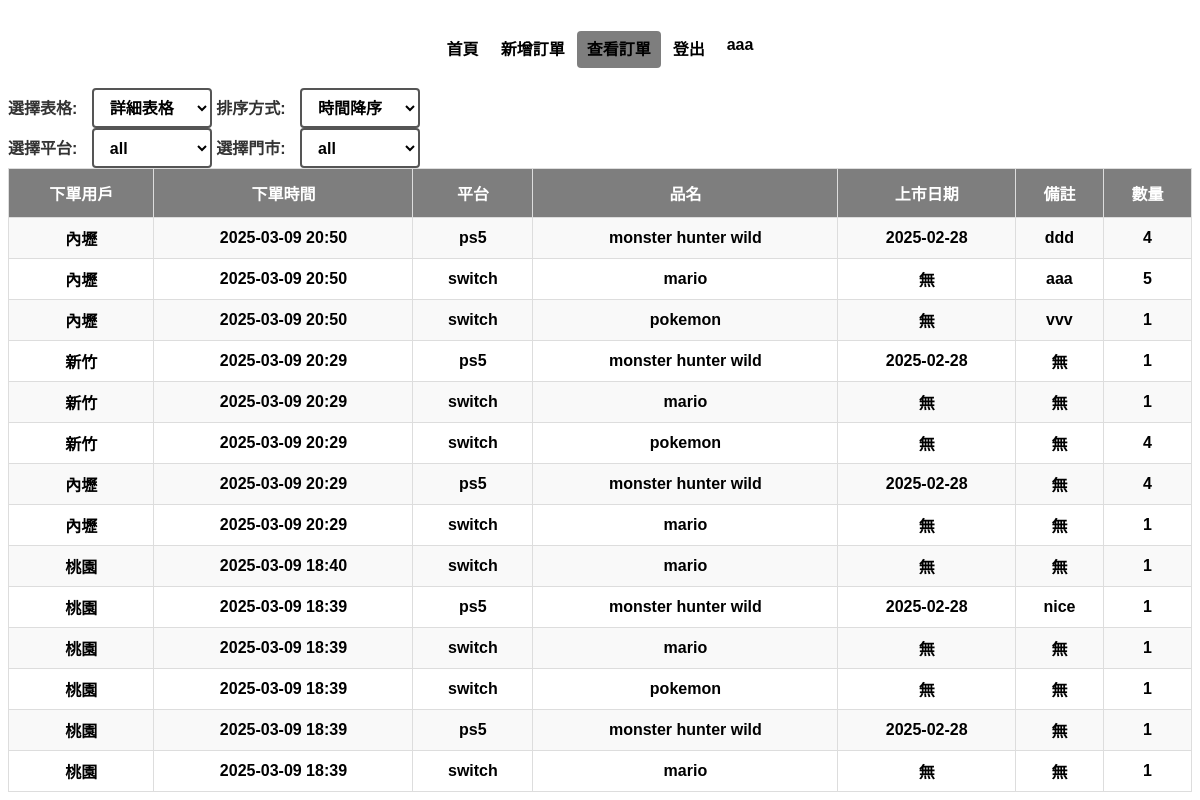
Screenshot of /customer/check/ (signed in) with the database file from the repository.
### base/models.py (models this page shows)
class Order(models.Model):
    id = models.AutoField(primary_key=True)
    product = models.ForeignKey(Product, on_delete=models.CASCADE, related_name='orders')  # 關聯到商品表的外鍵
    create_at = models.DateTimeField(auto_now_add=True)
    notes = models.TextField(blank=True, null=True)  # 訂單的備註
    quantity = models.IntegerField()  # 訂單中的商品數量
    user = models.ForeignKey(ExtendedUser, on_delete=models.CASCADE, related_name='orders',blank=True, null=True)

class ExtendedUser(models.Model):
    user = models.OneToOneField(User, on_delete=models.CASCADE)
    name = models.CharField(max_length=20)
    user_class = models.CharField(max_length=20)

class Product(models.Model):
    id = models.AutoField(primary_key=True)
    release_date = models.DateField(blank=True, null=True)
    platform = models.CharField(max_length=10)
    product_name = models.CharField(max_length=50)
    suggested_price = models.DecimalField(max_digits=7, decimal_places=0,blank=True, null=True)
    notes = models.TextField(blank=True, null=True)

### customer/views.py (the view)
# urls.py: path("check/", CheckView.as_view(), name='check'),
class CheckView(LoginRequiredMixin, TemplateView):
    template_name = 'check.html'
    def get_context_data(self, **kwargs):
        context = super().get_context_data(**kwargs)
        user = self.request.user
        extendUser = get_object_or_404(ExtendedUser, user=user)
        sameClass = ExtendedUser.objects.filter(user_class=extendUser.user_class)
        orders = Order.objects.filter(user__in=sameClass).distinct()
        context['orders'] = orders
        return context

### template/check.html (shortened to what this page needs)
{%extends "bases/Base.html"%}
{% load static %}
{%block body%}
<div class="header">
    <header class="d-flex justify-content-center py-3">
        <ul class="nav nav-pills">
            <li class="nav-item"><a href="/customer/" class="nav-link" aria-current="page">首頁</a></li>
            <li class="nav-item"><a href="/customer/order/" class="nav-link">新增訂單</a></li>
            <li class="nav-item"><a href="/customer/check/" class="nav-link active">查看訂單</a></li>
            <li class="nav-item"><a href="/logout/" class="nav-link">登出</a></li>
            <li class="nav-item"><a href="/logout/" class="nav-link">{{ user.username }}</a></li>
        </ul>
    </header>
</div>
<div>
    <label for="table-select">選擇表格:</label>
    <select id="table-select">
        <option value="detail">詳細表格</option>
    </select>
    <label for="sort-select" class="detailSelect">排序方式:</label>
    <select id="sort-select" class="detailSelect">
        <option value="desc">時間降序</option>
    </select>
</div>
<div>
    <label for="platform-select">選擇平台:</label>
    <select id="platform-select">
        <option value="all">all</option>
    </select>
    <label for="store-select" class="detailSelect">選擇門市:</label>
    <select id="store-select" class="detailSelect">
        <option value="all">all</option>
    </select>
</div>
<table id="detailTable" class="detail">
    <tr>
        <th>下單用戶</th>
        <th>下單時間</th>
        <th>平台</th>
        <th>品名</th>
        <th>上市日期</th>
        <th>備註</th>
        <th>數量</th>
    </tr>
    {%for order in orders%}
    <tr class="trs {{order.product.platform}} {{order.user.name}}">
        <td>{{order.user.name}}</td>
        <td>{{order.create_at|date:"Y-m-d H:i"}}</td>
        <td>{{order.product.platform}}</td>
        <td>{{order.product.product_name}}</td>
        <td>{{order.product.release_date|date:"Y-m-d"|default:"無"}}</td>
        <td>{{order.notes|default:"無"}}</td>
        <td>{{order.quantity}}</td>
    </tr>
    {%endfor%}
</table>
{%endblock%}

### static/css/setting.css (style rules this page uses)
body { background-color: rgb(255, 255, 255); font-family: '微軟正黑體', 'Arial', sans-serif; font-weight: bold; color: rgb(0, 0, 0); overflow-y:scroll; }
.header a { color: rgb(0, 0, 0); }
.header a.nav-link.active { color: rgb(0, 0, 0); background-color: #00000081; }
header { text-align: center; display: grid; align-items: center; background-color: #ffffff; height: 80px; }
ul { text-align: center; list-style-type: none; padding: 0; margin: 0; display: flex; }
header .nav { display: flex; justify-self: center; }
table { width: 100%; border-collapse: collapse; }
th, td { border: 1px solid #ddd; padding: 8px; text-align: center; }
th { background-color: #f2f2f2; text-align: center; }
tr:nth-child(even) { background-color: #f9f9f9; }
th { padding-top: 12px; padding-bottom: 12px; background-color: #00000081; color: white; }
label { color: #333; margin-right: 10px; }
select { height: 40px; width: 120px; font-size: 16px; padding: 6px 12px; border: 2px solid #555555; border-radius: 4px; background-color: transparent; color: #000000; cursor: pointer; transition: all 0.3s; font-family: '微軟正黑體', 'Arial', sans-serif; font-weight: bold; }
a { text-decoration: none; color: #1e1d1d; margin: 0 1px; border-radius: 4px; transition: all 0.3s ease; font-family: '微軟正黑體', 'Arial', sans-serif; font-weight: bold; }
.nav-link { text-decoration: none; color: #1e1d1d; padding: 10px 10px; margin: 0 1px; border-radius: 4px; transition: all 0.3s ease; font-family: '微軟正黑體', 'Arial', sans-serif; font-weight: bold; }
option { font-family: '微軟正黑體', 'Arial', sans-serif; font-weight: bold; }

### rows the page displays
Order: user.name "桃園", create_at "2025-03-09 18:39", product.platform "ps5", product.product_name "monster hunter wild", product.release_date "2025-02-28", notes "nice", quantity "1"
Order: user.name "桃園", create_at "2025-03-09 18:39", product.platform "switch", product.product_name "mario", product.release_date "無", notes "無", quantity "1"
Order: user.name "桃園", create_at "2025-03-09 18:39", product.platform "switch", product.product_name "pokemon", product.release_date "無", notes "無", quantity "1"
Order: user.name "桃園", create_at "2025-03-09 18:39", product.platform "ps5", product.product_name "monster hunter wild", product.release_date "2025-02-28", notes "無", quantity "1"
Order: user.name "桃園", create_at "2025-03-09 18:39", product.platform "switch", product.product_name "mario", product.release_date "無", notes "無", quantity "1"
Order: user.name "桃園", create_at "2025-03-09 18:40", product.platform "switch", product.product_name "mario", product.release_date "無", notes "無", quantity "1"
Order: user.name "新竹", create_at "2025-03-09 20:29", product.platform "ps5", product.product_name "monster hunter wild", product.release_date "2025-02-28", notes "無", quantity "1"
Order: user.name "新竹", create_at "2025-03-09 20:29", product.platform "switch", product.product_name "mario", product.release_date "無", notes "無", quantity "1"
Order: user.name "新竹", create_at "2025-03-09 20:29", product.platform "switch", product.product_name "pokemon", product.release_date "無", notes "無", quantity "4"
Order: user.name "內壢", create_at "2025-03-09 20:29", product.platform "ps5", product.product_name "monster hunter wild", product.release_date "2025-02-28", notes "無", quantity "4"
Order: user.name "內壢", create_at "2025-03-09 20:29", product.platform "switch", product.product_name "mario", product.release_date "無", notes "無", quantity "1"
Order: user.name "內壢", create_at "2025-03-09 20:50", product.platform "ps5", product.product_name "monster hunter wild", product.release_date "2025-02-28", notes "ddd", quantity "4"
Order: user.name "內壢", create_at "2025-03-09 20:50", product.platform "switch", product.product_name "mario", product.release_date "無", notes "aaa", quantity "5"
Order: user.name "內壢", create_at "2025-03-09 20:50", product.platform "switch", product.product_name "pokemon", product.release_date "無", notes "vvv", quantity "1"

### other values shown
{{ user.username }} "aaa"
